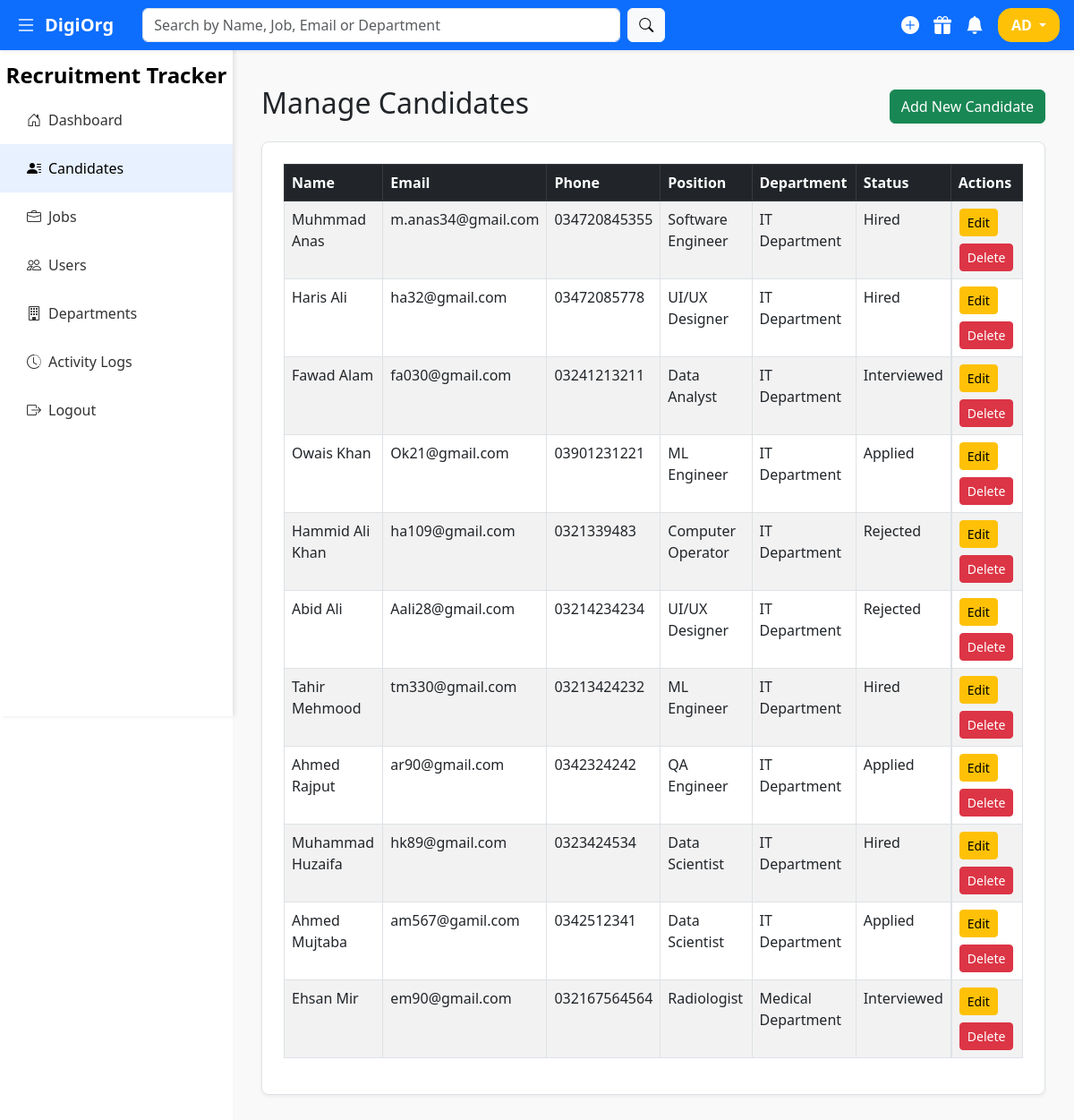
The page /candidate/list_candidates.php (signed in) on the database its author committed.
### tables this page shows
CREATE TABLE `candidates` (
  `id` int(11) NOT NULL,
  `name` varchar(100) NOT NULL,
  `email` varchar(100) NOT NULL,
  `phone` varchar(20) DEFAULT NULL,
  `position` varchar(100) DEFAULT NULL,
  `status` enum('Applied','Interviewed','Hired','Rejected') DEFAULT 'Applied',
  `department_id` int(11) DEFAULT NULL
);

CREATE TABLE `departments` (
  `id` int(11) NOT NULL,
  `name` varchar(100) NOT NULL,
  `description` text DEFAULT NULL
);

### candidate/list_candidates.php (the view, shortened to what this page needs)
<?php
require_once('../config/db.php');
$candidates = mysqli_query($conn, "
    SELECT candidates.*, departments.name AS department_name
    FROM candidates
    LEFT JOIN departments ON candidates.department_id = departments.id
");
?>
<!DOCTYPE html>
<html lang="en">
<head>
  <link href="https://cdn.jsdelivr.net/npm/bootstrap@5.3.0/dist/css/bootstrap.min.css" rel="stylesheet">
  <link href="https://cdn.jsdelivr.net/npm/bootstrap-icons@1.10.5/font/bootstrap-icons.css" rel="stylesheet" />
</head>
<body>
<?php include('../partials/navbar.php'); ?>
<?php include('../partials/sidebar.php'); ?>
<div class="content" id="content">
  <div class="d-flex justify-content-between align-items-center mb-3">
    <h2>Manage Candidates</h2>
    <a href="add_candidate.php" class="btn btn-success">Add New Candidate</a>
  </div>
  <div class="card card-light p-4">
    <table class="table table-striped table-bordered">
      <thead class="table-dark">
        <tr>
          <th>Name</th>
          <th>Email</th>
          <th>Phone</th>
          <th>Position</th>
          <th>Department</th>
          <th>Status</th>
          <th>Actions</th>
        </tr>
      </thead>
      <tbody>
        <?php while($candidate = mysqli_fetch_assoc($candidates)): ?>
        <tr>
          <td><?= htmlspecialchars($candidate['name']); ?></td>
          <td><?= htmlspecialchars($candidate['email']); ?></td>
          <td><?= htmlspecialchars($candidate['phone']); ?></td>
          <td><?= htmlspecialchars($candidate['position']); ?></td>
          <td><?= htmlspecialchars($candidate['department_name'] ?? '—'); ?></td>
          <td><?= htmlspecialchars($candidate['status']); ?></td>
          <td class="d-flex gap-2 flex-wrap">
            <a href="edit_candidate.php?id=<?= $candidate['id']; ?>" class="btn btn-warning btn-sm">Edit</a>
            <a href="list_candidates.php?delete=<?= $candidate['id']; ?>" class="btn btn-danger btn-sm" onclick="return confirm('Are you sure?');">Delete</a>
          </td>
        </tr>
        <?php endwhile; ?>
      </tbody>
    </table>
  </div>
</div>
</body>
</html>

### candidate/list_candidates.php (style rules this page uses)
.content { margin-left: 260px; padding: 6rem 2rem 2rem 2rem; min-height: 100vh; background-color: #f9f9f9; }
.card-light { background-color: #fff; border: 1px solid #dee2e6; border-radius: 8px; box-shadow: 0 2px 4px rgba(0,0,0,0.05); color: #212529; }

### rows shown on the page
candidates: name "Muhmmad Anas", email "m.anas34@gmail.com", phone "034720845355", position "Software Engineer", department.name "IT Department", status "Hired"
candidates: name "Haris Ali", email "ha32@gmail.com", phone "03472085778", position "UI/UX Designer", department.name "IT Department", status "Hired"
candidates: name "Fawad Alam", email "fa030@gmail.com", phone "03241213211", position "Data Analyst", department.name "IT Department", status "Interviewed"
candidates: name "Owais Khan", email "Ok21@gmail.com", phone "03901231221", position "ML Engineer", department.name "IT Department", status "Applied"
candidates: name "Hammid Ali Khan", email "ha109@gmail.com", phone "0321339483", position "Computer Operator", department.name "IT Department", status "Rejected"
candidates: name "Abid Ali", email "Aali28@gmail.com", phone "03214234234", position "UI/UX Designer", department.name "IT Department", status "Rejected"
candidates: name "Tahir Mehmood", email "tm330@gmail.com", phone "03213424232", position "ML Engineer", department.name "IT Department", status "Hired"
candidates: name "Ahmed Rajput", email "ar90@gmail.com", phone "0342324242", position "QA Engineer", department.name "IT Department", status "Applied"
candidates: name "Muhammad Huzaifa", email "hk89@gmail.com", phone "0323424534", position "Data Scientist", department.name "IT Department", status "Hired"
candidates: name "Ahmed Mujtaba", email "am567@gamil.com", phone "0342512341", position "Data Scientist", department.name "IT Department", status "Applied"
candidates: name "Ehsan Mir", email "em90@gmail.com", phone "032167564564", position "Radiologist", department.name "Medical Department", status "Interviewed"

### other values the page prints
$initials "AD"
